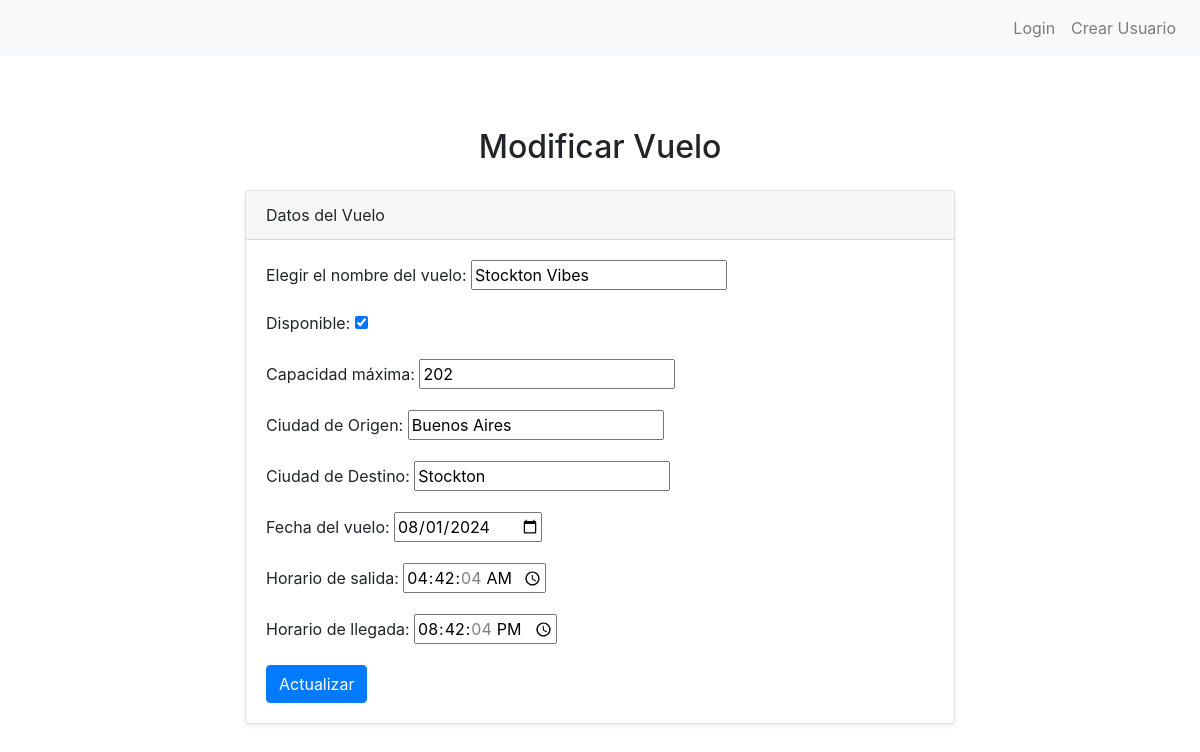
Page /bookings/vuelo/update/1 on the committed database.
### bookings/models.py (models this page shows, shortened)
class Vuelo(models.Model):
    nombre = models.CharField(max_length=100)
    disponible = models.BooleanField(default=True)
    capacidad = models.IntegerField()
    origen = models.CharField(max_length=100)
    destino = models.CharField(max_length=100)
    fecha = models.DateField(default=timezone.now)
    hora_salida = models.TimeField(default=timezone.now)
    hora_llegada = models.TimeField(default=timezone.now)

### bookings/views.py (the view, shortened to what this page needs)
# urls.py: path("vuelo/update/<vuelo_id>", vuelo_update_view, name="vuelo-update"),
def vuelo_update_view(request, vuelo_id):
    vuelo_a_editar = Vuelo.objects.filter(id=vuelo_id).first()
    if request.method == "GET":
        valores_iniciales = {
            "nombre": vuelo_a_editar.nombre,
            "disponible": vuelo_a_editar.disponible,
            "capacidad": vuelo_a_editar.capacidad,
            "origen": vuelo_a_editar.origen,
            "destino": vuelo_a_editar.destino,
            "fecha": vuelo_a_editar.fecha,
            "hora_salida": vuelo_a_editar.hora_salida,
            "hora_llegada": vuelo_a_editar.hora_llegada,
        }
        formulario = VueloCreateForm(initial=valores_iniciales)
        contexto = {"ENRIQUE": formulario, "OBJETO": vuelo_a_editar}
        return render(request, "bookings/vuelos/form_update.html", contexto)

### bookings/forms.py
class VueloCreateForm(forms.ModelForm):
    class Meta:
        model = Vuelo
        fields = ["nombre", "disponible", "capacidad", "origen", "destino", "fecha", "hora_salida", "hora_llegada"]
        labels = {
            "nombre": "Elegir el nombre del vuelo",
            "disponible": "Disponible",
            "capacidad": "Capacidad máxima",
            "origen": "Ciudad de Origen",
            "destino": "Ciudad de Destino",
            "fecha": "Fecha del vuelo",
            "hora_salida": "Horario de salida",
            "hora_llegada": "Horario de llegada",
        }
        widgets = {
            "fecha": forms.DateInput(
                attrs={"type": "date"}
            ),  # Use HTML5 date picker for the 'fecha' field
            "hora_salida": forms.TimeInput(
                attrs={"type": "time"}
            ),  # Use HTML5 time input for 'hora_inicio'
            "hora_llegada": forms.TimeInput(
                attrs={"type": "time"}
            ),  # Use HTML5 time input for 'hora_fin'
        }

### bookings/templates/bookings/vuelos/form_update.html (shortened to what this page needs)
{% extends 'bookings/base.html' %}
{% block content %}
<section class="py-5">
    <div class="container">
        <h2 class="mb-4 text-center">Modificar Vuelo</h2>
        <div class="row justify-content-center">
            <div class="col-lg-8">
                <div class="card shadow-sm">
                    <div class="card-header">
                        Datos del Vuelo
                    </div>
                    <div class="card-body">
                        <form method="POST" action="{% url 'vuelo-update' OBJETO.id %}">
                            {{ ENRIQUE.as_p }}
                            <button type="buscar" class="btn btn-primary">Actualizar</button>
                        </form>
                    </div>
                </div>
            </div>
        </div>
    </div>
</section>
{% endblock %}

### rows in the picture
Vuelo: nombre "Stockton Vibes", disponible "☑", capacidad "202", origen "Buenos Aires", destino "Stockton", fecha "08/01/2024", hora_salida "04:42:04", hora_llegada "20:42:04"
